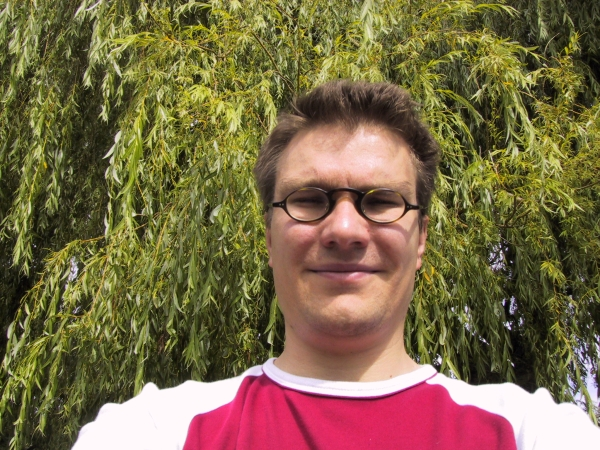
#> input picture ass2/images/person1.jpg, 600 x 450 px
$ jupyter execute --allow-errors Assignment3.ipynb
#> lines starting #> are read from the running program, lines starting #| are printed output that depends on the picture
# Assignment 3 - Image Segmentation using MRFs

## GrabCut

---
**TA** : Avinash, Samartha
**Release date**: 21/03/22
**Submission date** : 02/04/22

---

For this assignment you will implement the GrabCut method mentioned in this [paper](https://cvg.ethz.ch/teaching/cvl/2012/grabcut-siggraph04.pdf). It is essentially an iterative version of GraphCut as shown in the figure below.

The code below takes an input image and follows these steps:
- It requires a bounding box to be drawn by the user to roughly segment out the foreground pixels
- It runs an initial min-cut optimization using the provided annotation
- The result of this optimization gives an initial segmentation
- To further refine this segmentation, the user provides two kinds of strokes to aid the optimization
    - strokes on the background pixels
    - strokes on the foreground pixels
- The algorithm now utilizes this to refine the original segmentation

You are allowed to use standard GMM libraries for the implementation. For usage of other libraries, please contact the TAs.

You can view this [video](https://www.youtube.com/watch?v=aOqOwM-Qbtg) to get a better idea of the steps involved.

Image segmentation is one exciting application of MRFs. You can further read about other applications of MRFs for Computer Vision [here](https://cedar.buffalo.edu/~srihari/CSE574/Chap8/Ch8-PGM-Undirected/9.5-MRFinCV.pdf).

#### Useful Links
* https://courses.engr.illinois.edu/cs543/sp2011/lectures/Lecture%2012%20-%20MRFs%20and%20Graph%20Cut%20Segmentation%20-%20Vision_Spring2011.pdf

[cell 1]
import numpy as np
import cv2

[cell 2]
import igraph
from sklearn import mixture
from time import sleep
import os

[cell 3]
class EventHandler:
    """
    Class for handling user input during segmentation iterations
    """

    def __init__(self, flags, img, _mask, colors,stage):

        self.FLAGS = flags
        self.ix = -1
        self.iy = -1
        self.img = img
        self.img2 = self.img.copy()
        self._mask = _mask
        self.COLORS = colors
        self.stage = stage

    @property
    def image(self):
        return self.img

    @image.setter
    def image(self, img):
        self.img = img

    @property
    def mask(self):
        return self._mask

    @mask.setter
    def mask(self, _mask):
        self._mask = _mask

    @property
    def flags(self):
        return self.FLAGS

    @flags.setter
    def flags(self, flags):
        self.FLAGS = flags

    # [55 lines left out: function handler, not called in this run]

[cell 4]
def run(filename: str,lamda=450,gamma =50,num_comp = 5,num_iter=3,isdiagconnect=True,tempiter=0):
    """
    Main loop that implements GrabCut.

    Input
    -----
    filename (str) : Path to image
    """

    COLORS = {
    'BLACK' : [0,0,0],
    'RED'   : [0, 0, 255],
    'GREEN' : [0, 255, 0],
    'BLUE'  : [255, 0, 0],
    'WHITE' : [255,255,255]
    }

    DRAW_BG = {'color' : COLORS['BLACK'], 'val' : 0}
    DRAW_FG = {'color' : COLORS['WHITE'], 'val' : 1}

    FLAGS = {
        'RECT' : (0, 0, 1, 1),
        'DRAW_STROKE': False,         # flag for drawing strokes
        'DRAW_RECT' : False,          # flag for drawing rectangle
        'rect_over' : False,          # flag to check if rectangle is  drawn
        'rect_or_mask' : -1,          # flag for selecting rectangle or stroke mode
        'value' : DRAW_FG,            # drawing strokes initialized to mark foreground

    }

    img = cv2.imread(filename)
    img2 = img.copy()
    mask = np.zeros(img.shape[:2], dtype = np.uint8) # mask is a binary array with : 0 - background pixels
                                                     #                               1 - foreground pixels
    output = np.zeros(img.shape, np.uint8)           # output image to be shown
    stage = np.zeros(img.shape[:2], dtype = np.uint8) # Stage is for saying whether the pixel is in Tb(fixed,back), Tf(fixed,front), Tu(not fixed yet,either)

    # Input and segmentation windows
    cv2.namedWindow('Input Image')
    cv2.namedWindow('Segmented output')

    EventObj = EventHandler(FLAGS, img, mask, COLORS,stage)
    cv2.setMouseCallback('Input Image', EventObj.handler)
    cv2.moveWindow('Input Image', img.shape[1] + 10, 90)
    total_done =False
    while(1):

        img = EventObj.image
        mask = EventObj.mask
        FLAGS = EventObj.flags
        stage = EventObj.stage
        cv2.imshow('Segmented image', output)
        cv2.imshow('Input Image', img)

        k = cv2.waitKey(1)

        # key bindings
        if k == 27:
            # esc to exit
            break

        elif k == ord('0'):
            # Strokes for background
            print("Drawing strokes for background")
            FLAGS['value'] = DRAW_BG

        elif k == ord('1'):
            # FG drawing
            print("Drawing Strokes for foreground")
            FLAGS['value'] = DRAW_FG

        elif k == ord('r'):
            # reset everything
            print("Everything Reset")
            FLAGS['RECT'] = (0, 0, 1, 1)
            FLAGS['DRAW_STROKE'] = False
            FLAGS['DRAW_RECT'] = False
            FLAGS['rect_or_mask'] = -1
            FLAGS['rect_over'] = False
            FLAGS['value'] = DRAW_FG
            img = img2.copy()
            mask = np.zeros(img.shape[:2], dtype = np.uint8)
            stage = np.zeros(img.shape[:2], dtype = np.uint8)

            EventObj.image = img
            EventObj.mask = mask
            EventObj.stage = stage
            output = np.zeros(img.shape, np.uint8)

        elif k == 13:
            print("Started segmentation")
            n,m,r = img.shape
            beta = 0
            Iab_up_left = np.sum((img[1:,1:] - img[:-1,:-1])**2, axis=2)
            Iab_up = np.sum((img[1:,:] - img[:-1,:])**2, axis=2)
            Iab_up_right = np.sum((img[1:,:-1] - img[:-1,1:])**2, axis=2)
            Iab_left = np.sum((img[:,1:] - img[:,:-1])**2, axis=2)

            rows,cols = n,m
            if isdiagconnect:
                beta = 1/(2*(np.sum(Iab_up_left)+np.sum(Iab_up)+np.sum(Iab_up_right)+np.sum(Iab_left))/(4*rows*cols-3*rows-3*cols+2))
            else:
                beta = 1/(2*(np.sum(Iab_up_left)+np.sum(Iab_up)+np.sum(Iab_up_right)+np.sum(Iab_left))/(2*rows*cols-rows-cols))


            mask_temp = mask.copy()
            for i in range(num_iter):
                fg_gmm = mixture.GaussianMixture(n_components=num_comp)
                fg_vertices = img[mask_temp==1].reshape((-1,3))
                fg_gmm.fit(fg_vertices)

                bg_gmm = mixture.GaussianMixture(n_components=num_comp)
                bg_vertices = img[mask_temp==0].reshape((-1,3))
                bg_gmm.fit(bg_vertices)

                mask_temp = graphcut(img,stage,mask_temp,fg_gmm,bg_gmm,lamda,beta,gamma,isdiagconnect)
                print("Iteration  ",i, "Num of foreground pixels",np.sum(mask_temp))
            print("Completed segmentation")
            EventObj.mask = mask_temp
            mask = mask_temp
            total_done = True


        EventObj.flags = FLAGS
        mask2 = np.where((mask == 1), 255, 0).astype('uint8')
        output = cv2.bitwise_and(img2, img2, mask = mask2)
        if total_done:
            sleep(5)
            cv2.imwrite("../segmentedimages/"+str(tempiter)+os.path.basename(filename),output)
            tempiter+=1

            break
    return EventObj.mask

[cell 5]
# [71 lines left out: functions graphcut, edges_handler, not called in this run]

[cell 6]
""" if __name__ == '__main__':
    filename = '../images/banana1.jpg'               # Path to image file
    run(filename)
    cv2.destroyAllWindows() """

[cell 7]
import glob, re
import pickle
images = glob.glob('../images/*.jpg')
ground_truth_images = glob.glob('../ground_truth/*bmp')

[cell 8]
# [50 lines left out: function statistics, not called in this run]

[cell 9]
def changing_params(gamma_check=False,comp_check=False):
    filename = '../images/person1.jpg'
    tmpiter=0
    if gamma_check:
        run(filename, num_iter=3, gamma=1, num_comp=3,tempiter=1)
        cv2.destroyAllWindows()
        run(filename, num_iter=3, gamma=5, num_comp=3,tempiter=2)
        cv2.destroyAllWindows()
        run(filename, num_iter=3, gamma=5, num_comp=3,tempiter=3)
        cv2.destroyAllWindows()
        run(filename, num_iter=3, gamma=50, num_comp=3,tempiter=4)
        cv2.destroyAllWindows()
        run(filename, num_iter=3, gamma=200, num_comp=3,tempiter=5)
        cv2.destroyAllWindows()
    elif comp_check:
        run(filename, num_iter=3, gamma=50, num_comp=1,tempiter=6)
#> in run, img is the input picture: shape (450, 600, 3); mean B, G, R 71.1, 105.5, 123.5
#> in __init__, `self._mask = _mask`: self._mask: shape (450, 600); every value is 0
#> in run, `FLAGS = EventObj.flags`: FLAGS = 6 items
#> (key Esc is pressed here)
        cv2.destroyAllWindows()
        run(filename, num_iter=3, gamma=50, num_comp=3,tempiter=7)
#> call 2 of run, with filename = '../images/person1.jpg', lamda = 450, gamma = 50, num_comp = 3, num_iter = 3, isdiagconnect = True, tempiter = 7
#> (key Enter is pressed here)
#> in run (call 2), `Iab_up_left = np.sum((img[1:,1:] - img[:-1,:-1])**2, axis=2)`:
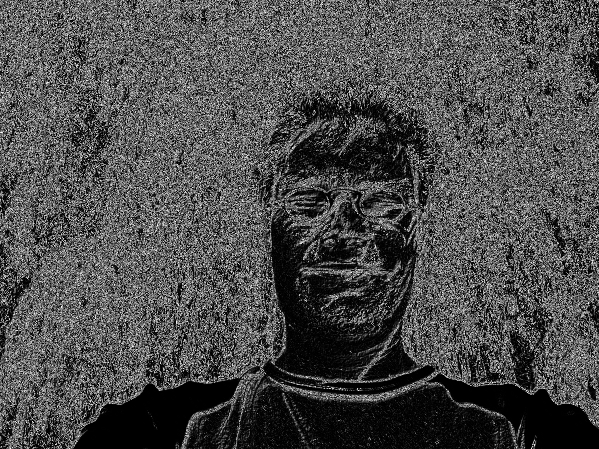
#> Iab_up_left: shape (449, 599) uint64; min 0, max 747, mean 226.1; drawn with min black and max white
#> in run (call 2), `Iab_up = np.sum((img[1:,:] - img[:-1,:])**2, axis=2)`:
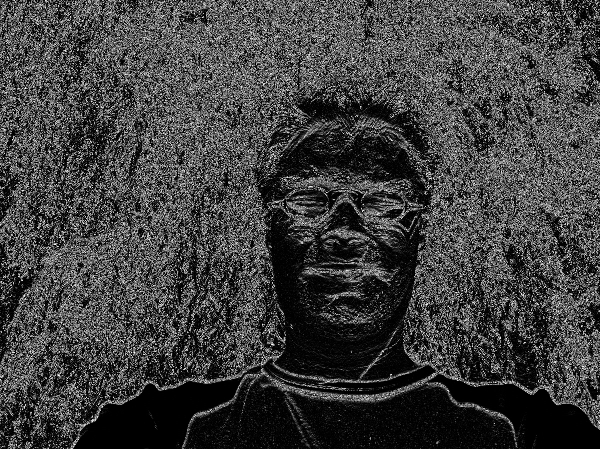
#> Iab_up: shape (449, 600) uint64; min 0, max 747, mean 188.4; drawn with min black and max white
#> in run (call 2), `Iab_up_right = np.sum((img[1:,:-1] - img[:-1,1:])**2, axis=2)`:
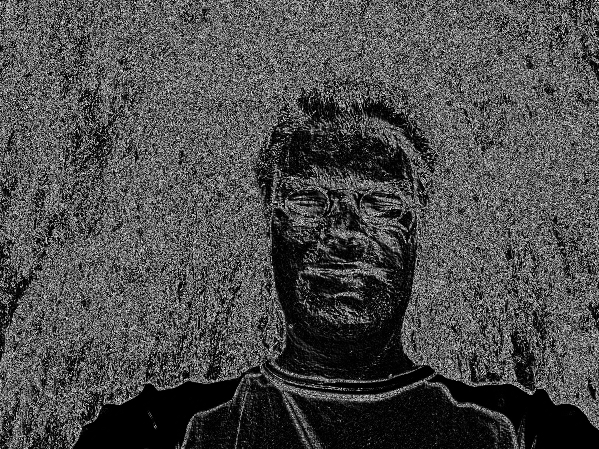
#> Iab_up_right: shape (449, 599) uint64; min 0, max 747, mean 223.7; drawn with min black and max white
#> in run (call 2), `Iab_left = np.sum((img[:,1:] - img[:,:-1])**2, axis=2)`:
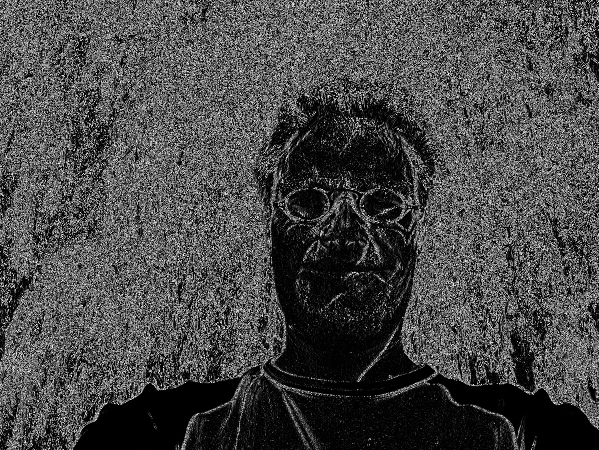
#> Iab_left: shape (450, 599) uint64; min 0, max 747, mean 213.2; drawn with min black and max white
#> in run (call 2), `beta = 1/(2*(np.sum(Iab_up_left)+np.sum(Iab_up)+np.sum(Iab_up_right)+n..`: beta = 0.00235

$ run again, with ass2/images/person2.jpg copied over ass2/images/person1.jpg
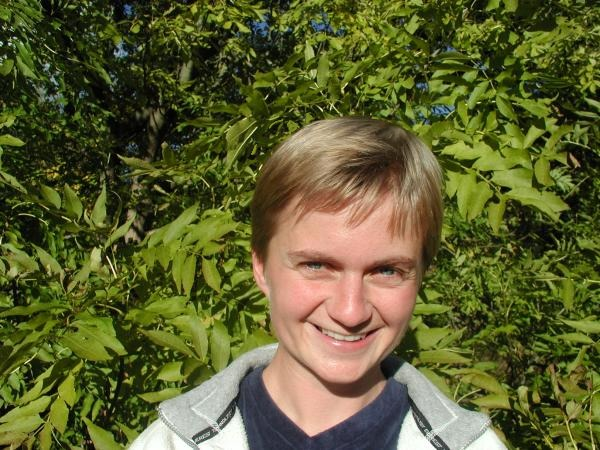
#> input picture ass2/images/person2.jpg, 600 x 450 px
#> in run, img is the input picture: shape (450, 600, 3); mean B, G, R 48.4, 94.7, 92.9
#> self._mask: shape (450, 600); every value is 0
#> FLAGS = 6 items
#> in run (call 2), `Iab_up_left = np.sum((img[1:,1:] - img[:-1,:-1])**2, axis=2)`:
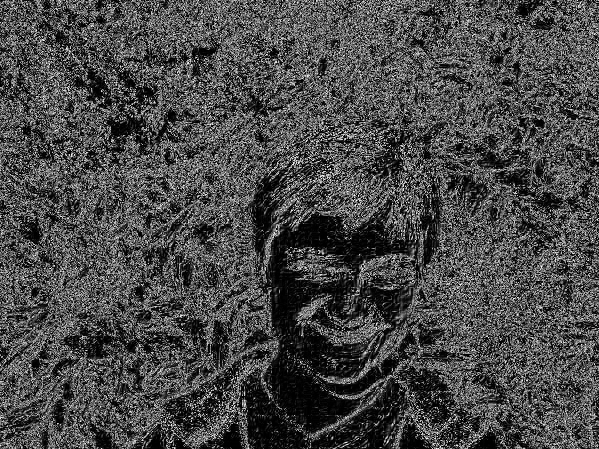
#> Iab_up_left: shape (449, 599) uint64; min 0, max 747, mean 216.5; drawn with min black and max white
#> in run (call 2), `Iab_left = np.sum((img[:,1:] - img[:,:-1])**2, axis=2)`:
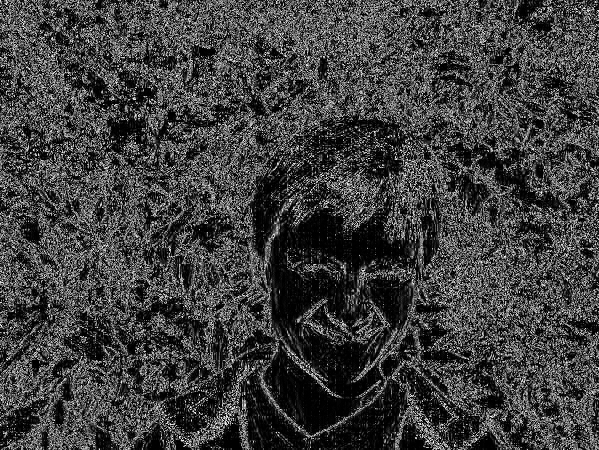
#> Iab_left: shape (450, 599) uint64; min 0, max 747, mean 188.1; drawn with min black and max white
#> beta = 0.00246

$ run again, with ass2/images/person3.jpg copied over ass2/images/person1.jpg
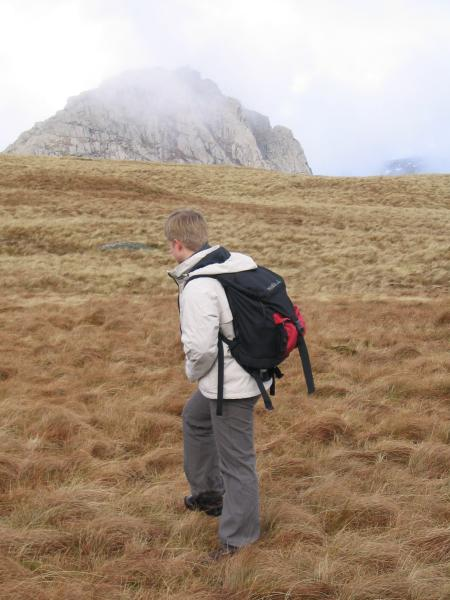
#> input picture ass2/images/person3.jpg, 450 x 600 px
#> in run, img is the input picture: shape (600, 450, 3); mean B, G, R 130.9, 149.7, 169.2
#> self._mask: shape (600, 450); every value is 0
#> FLAGS = 6 items
#> in run (call 2), `Iab_up_right = np.sum((img[1:,:-1] - img[:-1,1:])**2, axis=2)`:
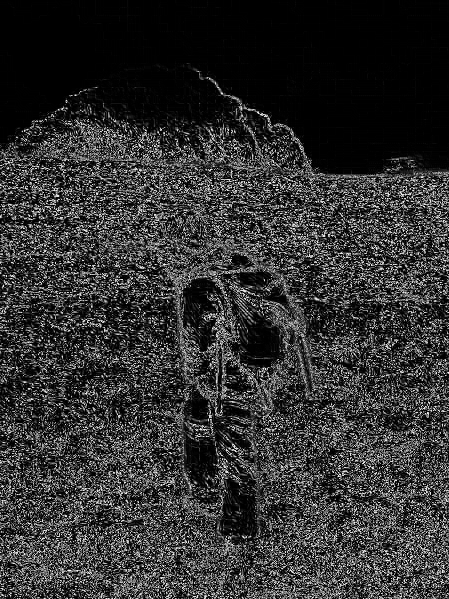
#> Iab_up_right: shape (599, 449) uint64; min 0, max 747, mean 147.3; drawn with min black and max white
#> in run (call 2), `Iab_left = np.sum((img[:,1:] - img[:,:-1])**2, axis=2)`:
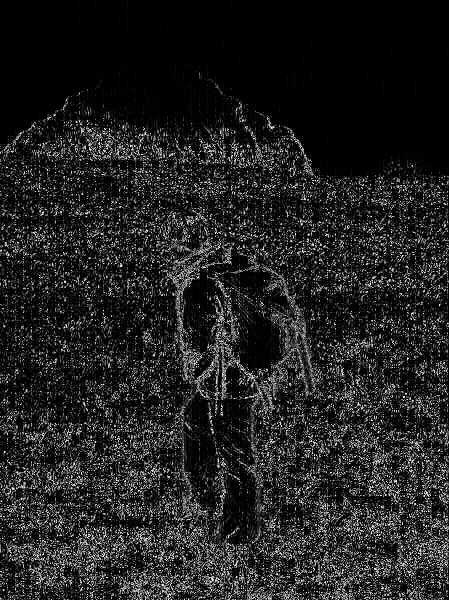
#> Iab_left: shape (600, 449) uint64; min 0, max 747, mean 99.7; drawn with min black and max white
#> beta = 0.00377

$ run again, with ass2/images/person4.jpg copied over ass2/images/person1.jpg
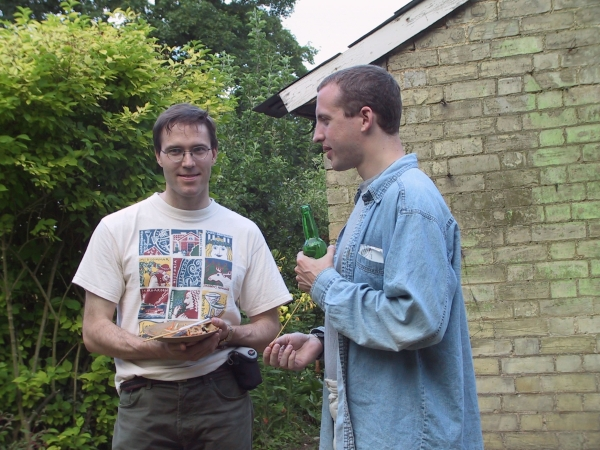
#> input picture ass2/images/person4.jpg, 600 x 450 px
#> in run, img is the input picture: shape (450, 600, 3); mean B, G, R 107.5, 119.5, 114.4
#> self._mask: shape (450, 600); every value is 0
#> FLAGS = 6 items
#> in run (call 2), `Iab_up_right = np.sum((img[1:,:-1] - img[:-1,1:])**2, axis=2)`:
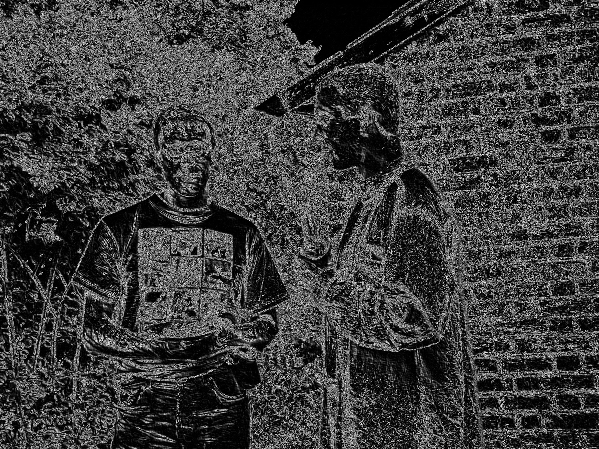
#> Iab_up_right: shape (449, 599) uint64; min 0, max 747, mean 183.5; drawn with min black and max white
#> in run (call 2), `Iab_left = np.sum((img[:,1:] - img[:,:-1])**2, axis=2)`:
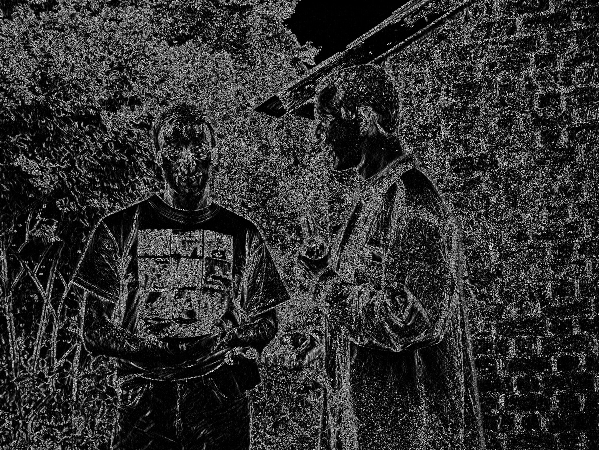
#> Iab_left: shape (450, 599) uint64; min 0, max 747, mean 142.7; drawn with min black and max white
#> beta = 0.00298
